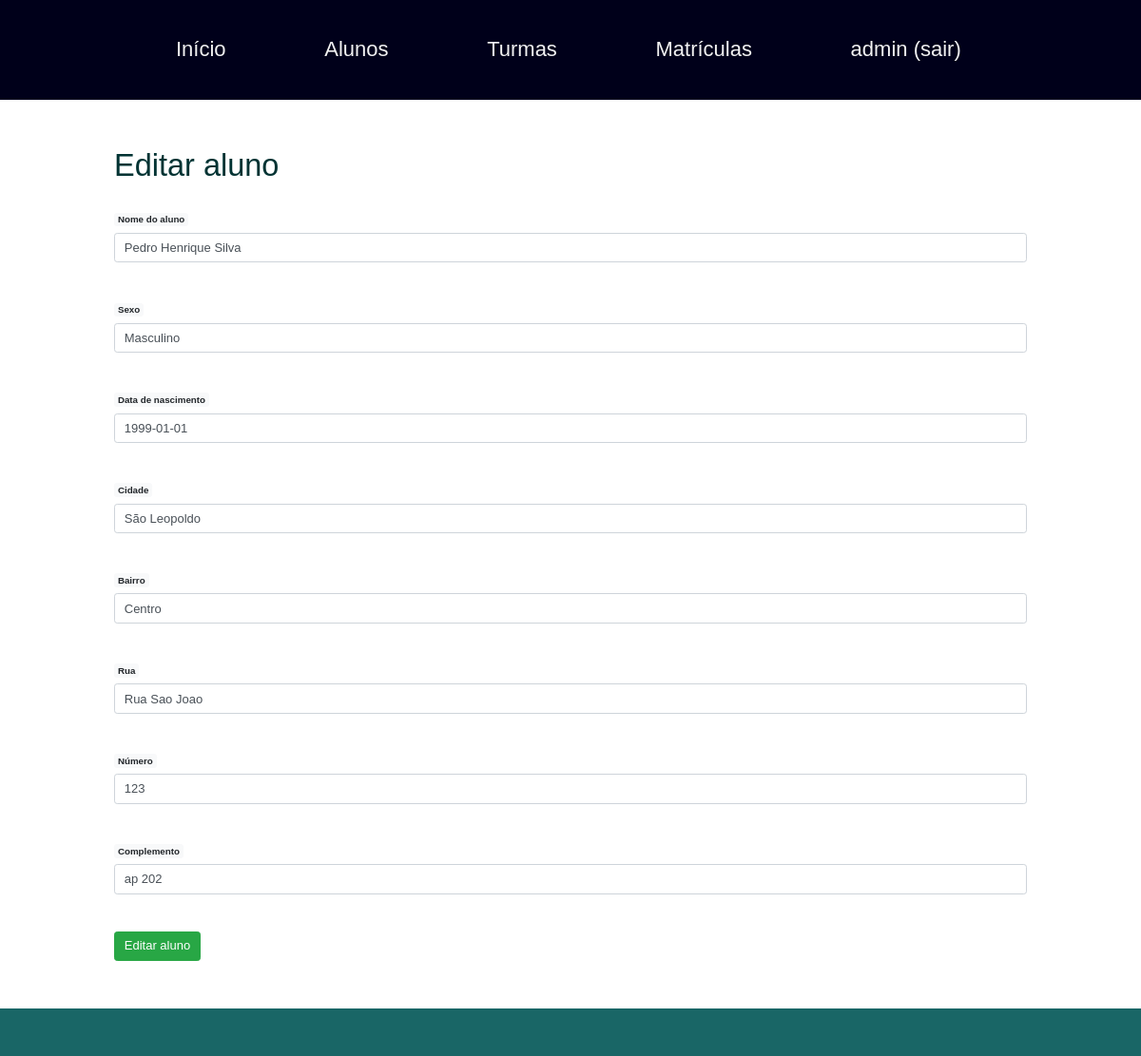
The page /index.php?pagina=inserir_aluno&editar=1 (signed in) on the database its author committed.
### tables this page shows
CREATE TABLE `alunos` (
  `id_alunos` int(11) NOT NULL,
  `nome` varchar(255) NOT NULL,
  `sexo` varchar(100) NOT NULL,
  `data_nascimento` date NOT NULL,
  `cidade` varchar(100) DEFAULT NULL,
  `bairro` varchar(100) DEFAULT NULL,
  `rua` varchar(100) DEFAULT NULL,
  `numero` int(50) DEFAULT NULL,
  `complemento` varchar(255) DEFAULT NULL
);

### database.php (called while the page is built, shortened)
<?php
$servidor = "localhost";
$usuario = "root";
$senha ="";
$db = "escola_pedrokautzmann";
$conexao = mysqli_connect($servidor, $usuario, $senha, $db);
$query = "SELECT * FROM alunos";
$consulta_alunos = mysqli_query($conexao, $query);

### conteudo/inserir_aluno.php (the view, shortened to what this page needs)
<?php if(!isset($_GET['editar'])){ ?>
<h1>Inserir novo aluno</h1>
<form method="post" action="processa_aluno.php">
	<br>
	<label class="badge badge-light">Nome do aluno</label><br>
	<input class="form-control" type="text" name="nome" placeholder="Insira o nome do aluno">
	<br><br>
	<label class="badge badge-light">Sexo</label><br>
	<input class="form-control" type="text" name="sexo" placeholder="Insira o sexo do aluno">
	<br><br>
	<label class="badge badge-light">Data de nascimento</label><br>
	<input class="form-control" type="text" name="data_nascimento" placeholder="Insira a data de nascimento">
	<br><br>
	<label class="badge badge-light">Cidade</label><br>
	<input class="form-control" type="text" name="cidade" placeholder="Insira a cidade">
	<br><br>
	<label class="badge badge-light">Bairro</label><br>
	<input class="form-control" type="text" name="bairro" placeholder="Insira o bairro">
	<br><br>
	<label class="badge badge-light">Rua</label><br>
	<input class="form-control" type="text" name="rua" placeholder="Insira a rua">
	<br><br>
	<label class="badge badge-light">Número</label><br>
	<input class="form-control" type="text" name="numero" placeholder="Insira o número">
	<br><br>
	<label class="badge badge-light">Complemento</label><br>
	<input class="form-control" type="text" name="complemento" placeholder="Insira o complemento">
	<br><br>
	<input type="submit" class="btn btn-success" value="Inserir aluno">
</form>
<?php } else { ?>
	<?php while($linha = mysqli_fetch_array($consulta_alunos)){ ?>
		<?php if($linha['id_alunos'] == $_GET['editar']){ ?>
			<h1>Editar aluno</h1>
					<form method="post" action="edita_aluno.php">
						<br>
						<label class="badge badge-light">Nome do aluno</label><br>
						<input class="form-control" type="text" name="nome" placeholder="Insira o nome do aluno" value="<?php echo $linha['nome'];?> ">
						<br><br>
						<label class="badge badge-light">Sexo</label><br>
						<input class="form-control" type="text" name="sexo" placeholder="Insira o sexo do aluno" value="<?php echo $linha['sexo'];?> ">
						<br><br>
						<label class="badge badge-light">Data de nascimento</label><br>
						<input class="form-control" type="text" name="data_nascimento" placeholder="Insira a data de nascimento" value="<?php echo $linha['data_nascimento'];?> ">
						<br><br>
						<label class="badge badge-light">Cidade</label><br>
						<input class="form-control" type="text" name="cidade" placeholder="Insira a cidade" value="<?php echo $linha['cidade'];?> ">
						<br><br>
						<label class="badge badge-light">Bairro</label><br>
						<input class="form-control" type="text" name="bairro" placeholder="Insira o bairro" value="<?php echo $linha['bairro'];?> ">
						<br><br>
						<label class="badge badge-light">Rua</label><br>
						<input class="form-control" type="text" name="rua" placeholder="Insira a rua" value="<?php echo $linha['rua'];?> ">
						<br><br>
						<label class="badge badge-light">Número</label><br>
						<input class="form-control" type="text" name="numero" placeholder="Insira o número" value="<?php echo $linha['numero'];?> ">
						<br><br>
						<label class="badge badge-light">Complemento</label><br>
						<input class="form-control" type="text" name="complemento" placeholder="Insira o complemento" value="<?php echo $linha['complemento'];?> ">
						<br><br>
						<input type="submit" class="btn btn-success" value="Editar aluno" value="<?php echo $linha['nome'];?> ">
					</form>
					<?php } ?>
	<?php } ?>
<?php } ?>

### css/estilo.css (style rules this page uses)
* { margin: 0; padding: 0; }
html, body { height:100%; font-family: helvetica,arial; font-size: 13px; color:#003333; position: relative; }

### rows shown on the page
alunos: nome "Pedro Henrique Silva", sexo "Masculino", data_nascimento "1999-01-01", cidade "São Leopoldo", bairro "Centro", rua "Rua Sao Joao", numero "123", complemento "ap 202"

### other values the page prints
$_SESSION['usuario'] "admin"
